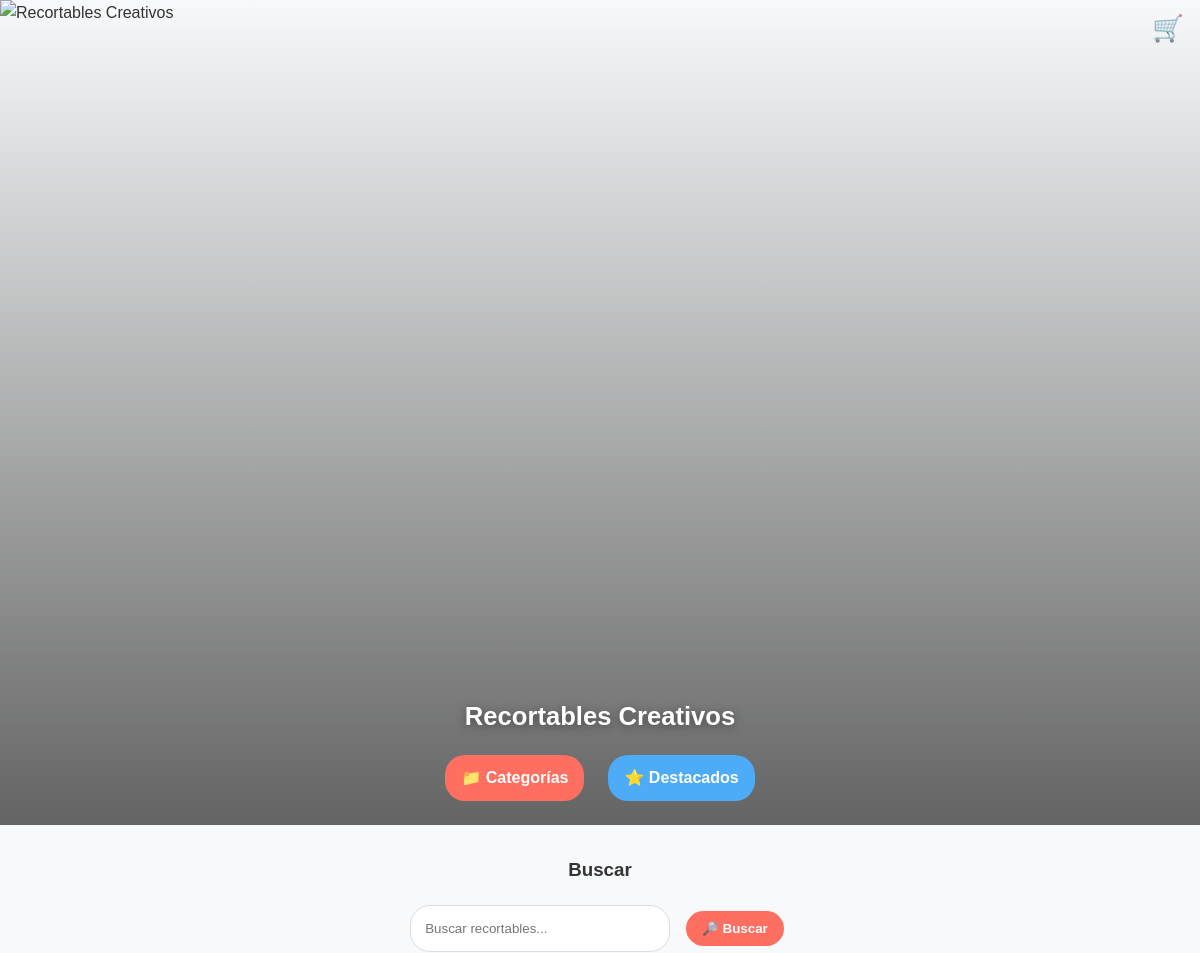
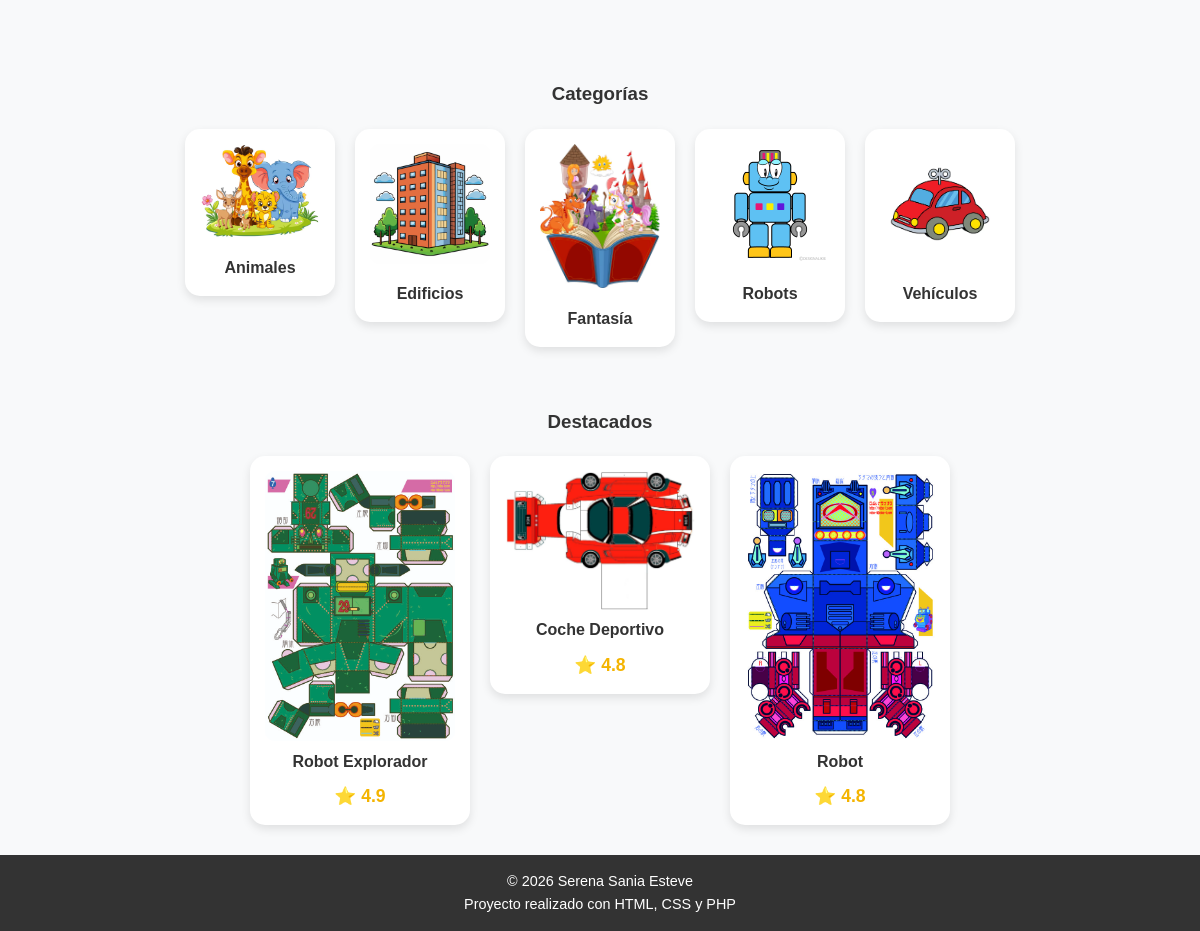
The page / on the database its author committed (2 pictures, top to bottom).
### tables this page shows
CREATE TABLE productos (
  id INTEGER PRIMARY KEY AUTOINCREMENT,
  nombre TEXT NOT NULL,
  descripcion TEXT,
  imagen TEXT,
  calificacion REAL
, categoria TEXT);

### index.php (the view, shortened to what this page needs)
<?php
$db = new SQLite3(__DIR__ . '/recortables.db');
function hasCol(SQLite3 $db, string $table, string $col): bool {
  $res = $db->query("PRAGMA table_info($table)");
  while ($r = $res->fetchArray(SQLITE3_ASSOC)) {
    if (($r['name'] ?? '') === $col) return true;
  }
  return false;
}
function h($s): string {
  return htmlspecialchars((string)$s, ENT_QUOTES, 'UTF-8');
}
function img_path(string $p): string {
  $p = trim($p);
  $p = ltrim($p, '/');
  if (file_exists(__DIR__ . '/' . $p)) return $p;
  if (file_exists(__DIR__ . '/img/' . $p)) return 'img/' . $p;
  return $p;
}
$tieneCategoria    = hasCol($db, 'productos', 'categoria');
$tieneCalificacion = hasCol($db, 'productos', 'calificacion');
$tieneFecha        = hasCol($db, 'productos', 'fecha');
$tienePrecio       = hasCol($db, 'productos', 'precio');
$categorias = [];
if ($tieneCategoria) {
  $res = $db->query("SELECT DISTINCT categoria FROM productos WHERE categoria IS NOT NULL AND categoria <> '' ORDER BY categoria");
  while ($row = $res->fetchArray(SQLITE3_ASSOC)) $categorias[] = $row['categoria'];
} else {
  $categorias = ['Vehículos','Edificios','Robots','Animales','Fantasía'];
}
$orderDest = $tieneCalificacion ? "calificacion DESC, id ASC" : "id DESC";
$colsDest = "id, nombre, imagen" .
  ($tieneCalificacion ? ", calificacion" : "") .
  ($tienePrecio ? ", precio" : "") .
  ($tieneFecha ? ", fecha" : "");
$destacados = $db->query("SELECT $colsDest FROM productos ORDER BY $orderDest LIMIT 3");
$imgCat = [
  'Vehículos' => 'vehiculos.jpg',
  'Edificios' => 'edificios.jpg',
  'Robots'    => 'robots.jpg',
  'Animales'  => 'animales.jpg',
  'Fantasía'  => 'fantasia.jpg',
];
?>
<!DOCTYPE html>
<html lang="es">
<head>
  <link rel="stylesheet" href="styles.css">
</head>
<body>
<header class="hero">
  <img src="img/banner.jpg" class="hero-img" alt="Recortables Creativos">
  <a href="carrito.php" class="cart-link">
    🛒
  </a>
  <div class="hero-content">
    <div class="hero-box">
      <h1>Recortables Creativos</h1>
      <div class="hero-botones">
  <a href="#categoriasprincipales" class="btn">📁 Categorías</a>
  <a href="#recortablesdestacados" class="btn secundario">⭐ Destacados</a>
</div>
  </div>
</header>
<main>
  <section>
    <h3>Buscar</h3>
    <form class="buscador" action="buscar.php" method="get">
      <input type="text" name="q" placeholder="Buscar recortables...">
      <button class="btn" type="submit">🔎 Buscar</button>
    </form>
  </section>
  <section id="categoriasprincipales">
    <h3>Categorías</h3>
    <div class="contenedor">
      <?php foreach ($categorias as $c) {
        $img = $imgCat[$c] ?? 'vehiculos.jpg';
      ?>
        <a class="cardlink" href="categoria.php?c=<?= urlencode($c) ?>">
          <article>
            <img src="<?= h(img_path($img)) ?>" alt="<?= h($c) ?>">
            <p><?= h($c) ?></p>
          </article>
        </a>
      <?php } ?>
    </div>
  </section>
  <section id="recortablesdestacados">
    <h3>Destacados</h3>
    <div class="contenedor">
      <?php while ($p = $destacados->fetchArray(SQLITE3_ASSOC)) { ?>
        <a class="cardlink" href="producto.php?id=<?= (int)$p['id'] ?>">
          <article class="destacado">
            <img src="<?= h(img_path($p['imagen'] ?? '')) ?>" alt="<?= h($p['nombre'] ?? '') ?>">
            <h4><?= h($p['nombre'] ?? '') ?></h4>
            <?php if (isset($p['calificacion'])) { ?>
              <p class="calificacion">⭐ <?= h((string)$p['calificacion']) ?></p>
            <?php } ?>
          </article>
        </a>
      <?php } ?>
    </div>
  </section>
</main>
<footer>
  <p>© 2026 Serena Sania Esteve</p>
  <p>Proyecto realizado con HTML, CSS y PHP</p>
</footer>
</body>
</html>

### styles.css (style rules this page uses)
* { margin: 0; padding: 0; box-sizing: border-box; }
:root { --principal: #ff6f61; --secundario: #4dabf7; --fondo: #f8f9fa; --oscuro: #333; --claro: #ffffff; }
body { font-family: Arial, Helvetica, sans-serif; background-color: var(--fondo); color: var(--oscuro); line-height: 1.6; }
img { width: 100%; border-radius: 10px; }
.cart-link { position: absolute; top: 16px; right: 16px; font-size: 1.6rem; text-decoration: none; color: white; line-height: 1; z-index: 10; }
header.hero { padding: 0; background: transparent; position: relative; overflow: hidden; height: 825px; }
header.hero .hero-img { width: 100%; height: 100%; object-fit: cover; display: block; border-radius: 0; }
header.hero .hero-content { position: absolute; inset: 0; display: flex; align-items: flex-end; justify-content: center; padding: 18px; background: linear-gradient( to top, rgba(0, 0, 0, 0.6), rgba(0, 0, 0, 0) ); }
header.hero .hero-box { text-align: center; color: white; }
header.hero .hero-box h1 { margin-bottom: 12px; font-size: 1.6rem; text-shadow: 0 2px 10px rgba(0,0,0,.4); }
header.hero .hero-botones { display: flex; gap: 12px; flex-wrap: wrap; justify-content: center; }
section { padding: 30px 20px; }
section h3 { text-align: center; margin-bottom: 20px; }
.contenedor { display: flex; justify-content: center; gap: 20px; flex-wrap: wrap; }
article { background-color: var(--claro); width: 150px; padding: 15px; text-align: center; border-radius: 15px; box-shadow: 0 4px 10px rgba(0, 0, 0, 0.1); transition: transform 0.2s ease; }
article p { margin-top: 10px; font-weight: bold; }
.destacado { width: 220px; }
.calificacion { margin-top: 8px; font-size: 1.1rem; color: #f4b400; }
.cardlink { display: block; color: inherit; text-decoration: none; }
.btn { display: inline-block; margin: 6px; padding: 10px 16px; border: none; border-radius: 20px; background: var(--principal); color: white; font-weight: bold; text-decoration: none; cursor: pointer; }
.btn.secundario { background: var(--secundario); }
.buscador { display: flex; gap: 10px; justify-content: center; flex-wrap: wrap; margin: 10px 0 20px; }
.buscador input { padding: 10px 14px; border-radius: 20px; border: 1px solid #ddd; min-width: 260px; outline: none; }
footer { background-color: var(--oscuro); color: white; text-align: center; padding: 15px; font-size: 0.9rem; }
html { scroll-behavior: smooth; }

### rows shown on the page
productos: imagen (picture), nombre "Robot Explorador", calificacion "4.9"
productos: imagen (picture), nombre "Coche Deportivo", calificacion "4.8"
productos: imagen (picture), nombre "Robot", calificacion "4.8"

### other values the page prints
$c "Animales"
$c "Edificios"
$c "Fantasía"
$c "Robots"
$c "Vehículos"
